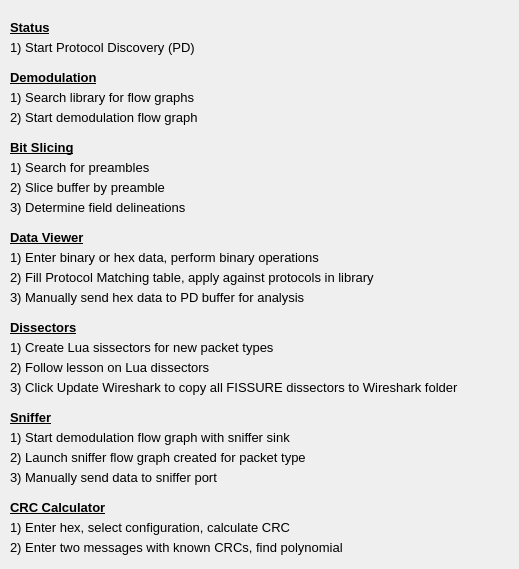
    <widget class="QWidget" name="page_3">
     <widget class="QLabel" name="label2_125">
      <property name="geometry">
       <rect>
        <x>10</x>
        <y>110</y>
        <width>236</width>
        <height>20</height>
       </rect>
      </property>
      <property name="font">
       <font>
        <pointsize>10</pointsize>
       </font>
      </property>
      <property name="text">
       <string>2) Start demodulation flow graph</string>
      </property>
      <property name="alignment">
       <set>Qt::AlignLeading|Qt::AlignLeft|Qt::AlignTop</set>
      </property>
     </widget>
     <widget class="QLabel" name="label2_113">
      <property name="geometry">
       <rect>
        <x>10</x>
        <y>90</y>
        <width>226</width>
        <height>20</height>
       </rect>
      </property>
      <property name="font">
       <font>
        <pointsize>10</pointsize>
       </font>
      </property>
      <property name="text">
       <string>1) Search library for flow graphs</string>
      </property>
      <property name="alignment">
       <set>Qt::AlignLeading|Qt::AlignLeft|Qt::AlignTop</set>
      </property>
     </widget>
     <widget class="QLabel" name="label2_114">
      <property name="geometry">
       <rect>
        <x>10</x>
        <y>40</y>
        <width>220</width>
        <height>20</height>
       </rect>
      </property>
      <property name="font">
       <font>
        <pointsize>10</pointsize>
       </font>
      </property>
      <property name="text">
       <string>1) Start Protocol Discovery (PD)</string>
      </property>
      <property name="alignment">
       <set>Qt::AlignLeading|Qt::AlignLeft|Qt::AlignTop</set>
      </property>
     </widget>
     <widget class="QLabel" name="label2_155">
      <property name="geometry">
       <rect>
        <x>10</x>
        <y>160</y>
        <width>236</width>
        <height>20</height>
       </rect>
      </property>
      <property name="font">
       <font>
        <pointsize>10</pointsize>
       </font>
      </property>
      <property name="text">
       <string>1) Search for preambles</string>
      </property>
      <property name="alignment">
       <set>Qt::AlignLeading|Qt::AlignLeft|Qt::AlignTop</set>
      </property>
     </widget>
     <widget class="QLabel" name="label2_156">
      <property name="geometry">
       <rect>
        <x>10</x>
        <y>180</y>
        <width>236</width>
        <height>20</height>
       </rect>
      </property>
      <property name="font">
       <font>
        <pointsize>10</pointsize>
       </font>
      </property>
      <property name="text">
       <string>2) Slice buffer by preamble</string>
      </property>
      <property name="alignment">
       <set>Qt::AlignLeading|Qt::AlignLeft|Qt::AlignTop</set>
      </property>
     </widget>
     <widget class="QLabel" name="label2_157">
      <property name="geometry">
       <rect>
        <x>10</x>
        <y>200</y>
        <width>236</width>
        <height>20</height>
       </rect>
      </property>
      <property name="font">
       <font>
        <pointsize>10</pointsize>
       </font>
      </property>
      <property name="text">
       <string>3) Determine field delineations</string>
      </property>
      <property name="alignment">
       <set>Qt::AlignLeading|Qt::AlignLeft|Qt::AlignTop</set>
      </property>
     </widget>
     <widget class="QLabel" name="label2_160">
      <property name="geometry">
       <rect>
        <x>10</x>
        <y>340</y>
        <width>351</width>
        <height>20</height>
       </rect>
      </property>
      <property name="font">
       <font>
        <pointsize>10</pointsize>
       </font>
      </property>
      <property name="text">
       <string>1) Create Lua sissectors for new packet types</string>
      </property>
      <property name="alignment">
       <set>Qt::AlignLeading|Qt::AlignLeft|Qt::AlignTop</set>
      </property>
     </widget>
     <widget class="QLabel" name="label2_161">
      <property name="geometry">
       <rect>
        <x>10</x>
        <y>430</y>
        <width>300</width>
        <height>20</height>
       </rect>
      </property>
      <property name="font">
       <font>
        <pointsize>10</pointsize>
       </font>
      </property>
      <property name="text">
       <string>1) Start demodulation flow graph with sniffer sink</string>
      </property>
      <property name="alignment">
       <set>Qt::AlignLeading|Qt::AlignLeft|Qt::AlignTop</set>
      </property>
     </widget>
     <widget class="QLabel" name="label2_127">
      <property name="geometry">
       <rect>
        <x>10</x>
        <y>20</y>
        <width>220</width>
        <height>20</height>
       </rect>
      </property>
      <property name="font">
       <font>
        <pointsize>10</pointsize>
        <weight>75</weight>
        <bold>true</bold>
        <underline>true</underline>
       </font>
      </property>
      <property name="text">
       <string>Status</string>
      </property>
      <property name="alignment">
       <set>Qt::AlignLeading|Qt::AlignLeft|Qt::AlignTop</set>
      </property>
     </widget>
     <widget class="QLabel" name="label2_128">
      <property name="geometry">
       <rect>
        <x>10</x>
        <y>70</y>
        <width>220</width>
        <height>20</height>
       </rect>
      </property>
      <property name="font">
       <font>
        <pointsize>10</pointsize>
        <weight>75</weight>
        <bold>true</bold>
        <underline>true</underline>
       </font>
      </property>
      <property name="text">
       <string>Demodulation</string>
      </property>
      <property name="alignment">
       <set>Qt::AlignLeading|Qt::AlignLeft|Qt::AlignTop</set>
      </property>
     </widget>
     <widget class="QLabel" name="label2_129">
      <property name="geometry">
       <rect>
        <x>10</x>
        <y>140</y>
        <width>220</width>
        <height>20</height>
       </rect>
      </property>
      <property name="font">
       <font>
        <pointsize>10</pointsize>
        <weight>75</weight>
        <bold>true</bold>
        <underline>true</underline>
       </font>
      </property>
      <property name="text">
       <string>Bit Slicing</string>
      </property>
      <property name="alignment">
       <set>Qt::AlignLeading|Qt::AlignLeft|Qt::AlignTop</set>
      </property>
     </widget>
     <widget class="QLabel" name="label2_130">
      <property name="geometry">
       <rect>
        <x>10</x>
        <y>230</y>
        <width>220</width>
        <height>20</height>
       </rect>
      </property>
      <property name="font">
       <font>
        <pointsize>10</pointsize>
        <weight>75</weight>
        <bold>true</bold>
        <underline>true</underline>
       </font>
      </property>
      <property name="text">
       <string>Data Viewer</string>
      </property>
      <property name="alignment">
       <set>Qt::AlignLeading|Qt::AlignLeft|Qt::AlignTop</set>
      </property>
     </widget>
     <widget class="QLabel" name="label2_177">
      <property name="geometry">
       <rect>
        <x>10</x>
        <y>250</y>
        <width>350</width>
        <height>20</height>
       </rect>
      </property>
      <property name="font">
       <font>
        <pointsize>10</pointsize>
       </font>
      </property>
      <property name="text">
       <string>1) Enter binary or hex data, perform binary operations</string>
      </property>
      <property name="alignment">
       <set>Qt::AlignLeading|Qt::AlignLeft|Qt::AlignTop</set>
      </property>
     </widget>
     <widget class="QLabel" name="label2_178">
      <property name="geometry">
       <rect>
        <x>10</x>
        <y>270</y>
        <width>500</width>
        <height>20</height>
       </rect>
      </property>
      <property name="font">
       <font>
        <pointsize>10</pointsize>
       </font>
      </property>
      <property name="text">
       <string>2) Fill Protocol Matching table, apply against protocols in library</string>
      </property>
      <property name="alignment">
       <set>Qt::AlignLeading|Qt::AlignLeft|Qt::AlignTop</set>
      </property>
     </widget>
     <widget class="QLabel" name="label2_179">
      <property name="geometry">
       <rect>
        <x>10</x>
        <y>290</y>
        <width>351</width>
        <height>20</height>
       </rect>
      </property>
      <property name="font">
       <font>
        <pointsize>10</pointsize>
       </font>
      </property>
      <property name="text">
       <string>3) Manually send hex data to PD buffer for analysis</string>
      </property>
      <property name="alignment">
       <set>Qt::AlignLeading|Qt::AlignLeft|Qt::AlignTop</set>
      </property>
     </widget>
     <widget class="QLabel" name="label2_131">
      <property name="geometry">
       <rect>
        <x>10</x>
        <y>320</y>
        <width>220</width>
        <height>20</height>
       </rect>
      </property>
      <property name="font">
       <font>
        <pointsize>10</pointsize>
        <weight>75</weight>
        <bold>true</bold>
        <underline>true</underline>
       </font>
      </property>
      <property name="text">
       <string>Dissectors</string>
      </property>
      <property name="alignment">
       <set>Qt::AlignLeading|Qt::AlignLeft|Qt::AlignTop</set>
      </property>
     </widget>
     <widget class="QLabel" name="label2_180">
      <property name="geometry">
       <rect>
        <x>10</x>
        <y>360</y>
        <width>351</width>
        <height>20</height>
       </rect>
      </property>
      <property name="font">
       <font>
        <pointsize>10</pointsize>
       </font>
      </property>
      <property name="text">
       <string>2) Follow lesson on Lua dissectors</string>
      </property>
      <property name="alignment">
       <set>Qt::AlignLeading|Qt::AlignLeft|Qt::AlignTop</set>
      </property>
     </widget>
     <widget class="QLabel" name="label2_181">
      <property name="geometry">
       <rect>
        <x>10</x>
        <y>380</y>
        <width>500</width>
        <height>20</height>
       </rect>
      </property>
      <property name="font">
       <font>
        <pointsize>10</pointsize>
       </font>
      </property>
      <property name="text">
       <string>3) Click Update Wireshark to copy all FISSURE dissectors to Wireshark folder</string>
      </property>
      <property name="alignment">
       <set>Qt::AlignLeading|Qt::AlignLeft|Qt::AlignTop</set>
      </property>
      <property name="wordWrap">
       <bool>false</bool>
      </property>
     </widget>
     <widget class="QLabel" name="label2_133">
      <property name="geometry">
       <rect>
        <x>10</x>
        <y>410</y>
        <width>220</width>
        <height>20</height>
       </rect>
      </property>
      <property name="font">
       <font>
        <pointsize>10</pointsize>
        <weight>75</weight>
        <bold>true</bold>
        <underline>true</underline>
       </font>
      </property>
      <property name="text">
       <string>Sniffer</string>
      </property>
      <property name="alignment">
       <set>Qt::AlignLeading|Qt::AlignLeft|Qt::AlignTop</set>
      </property>
     </widget>
     <widget class="QLabel" name="label2_182">
      <property name="geometry">
       <rect>
        <x>10</x>
        <y>450</y>
        <width>500</width>
        <height>20</height>
       </rect>
      </property>
      <property name="font">
       <font>
        <pointsize>10</pointsize>
       </font>
      </property>
      <property name="text">
       <string>2) Launch sniffer flow graph created for packet type</string>
      </property>
      <property name="alignment">
       <set>Qt::AlignLeading|Qt::AlignLeft|Qt::AlignTop</set>
      </property>
     </widget>
     <widget class="QLabel" name="label2_183">
      <property name="geometry">
       <rect>
        <x>10</x>
        <y>470</y>
        <width>300</width>
        <height>20</height>
       </rect>
      </property>
      <property name="font">
       <font>
        <pointsize>10</pointsize>
       </font>
      </property>
      <property name="text">
       <string>3) Manually send data to sniffer port</string>
      </property>
      <property name="alignment">
       <set>Qt::AlignLeading|Qt::AlignLeft|Qt::AlignTop</set>
      </property>
     </widget>
     <widget class="QLabel" name="label2_134">
      <property name="geometry">
       <rect>
        <x>10</x>
        <y>500</y>
        <width>220</width>
        <height>20</height>
       </rect>
      </property>
      <property name="font">
       <font>
        <pointsize>10</pointsize>
        <weight>75</weight>
        <bold>true</bold>
        <underline>true</underline>
       </font>
      </property>
      <property name="text">
       <string>CRC Calculator</string>
      </property>
      <property name="alignment">
       <set>Qt::AlignLeading|Qt::AlignLeft|Qt::AlignTop</set>
      </property>
     </widget>
     <widget class="QLabel" name="label2_184">
      <property name="geometry">
       <rect>
        <x>10</x>
        <y>520</y>
        <width>300</width>
        <height>20</height>
       </rect>
      </property>
      <property name="font">
       <font>
        <pointsize>10</pointsize>
       </font>
      </property>
      <property name="text">
       <string>1) Enter hex, select configuration, calculate CRC</string>
      </property>
      <property name="alignment">
       <set>Qt::AlignLeading|Qt::AlignLeft|Qt::AlignTop</set>
      </property>
     </widget>
     <widget class="QLabel" name="label2_185">
      <property name="geometry">
       <rect>
        <x>10</x>
        <y>540</y>
        <width>500</width>
        <height>20</height>
       </rect>
      </property>
      <property name="font">
       <font>
        <pointsize>10</pointsize>
       </font>
      </property>
      <property name="text">
       <string>2) Enter two messages with known CRCs, find polynomial</string>
      </property>
      <property name="alignment">
       <set>Qt::AlignLeading|Qt::AlignLeft|Qt::AlignTop</set>
      </property>
     </widget>
    </widget>
